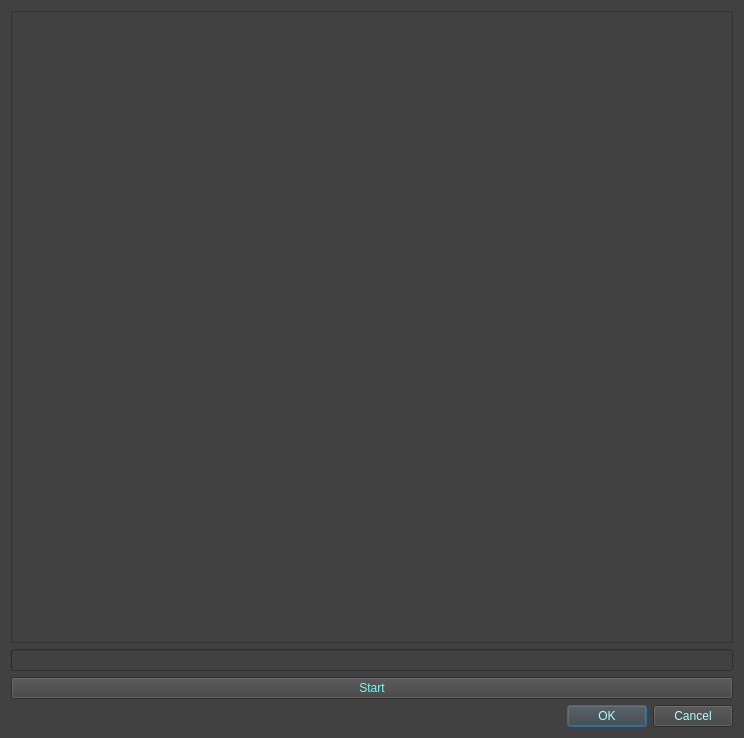
<?xml version="1.0" encoding="UTF-8"?>
<ui version="4.0">
 <class>RegWin</class>
 <widget class="QDialog" name="RegWin">
  <property name="windowModality">
   <enum>Qt::NonModal</enum>
  </property>
  <property name="geometry">
   <rect>
    <x>0</x>
    <y>0</y>
    <width>744</width>
    <height>738</height>
   </rect>
  </property>
  <property name="windowTitle">
   <string>RegMat</string>
  </property>
  <property name="styleSheet">
   <string notr="true">background-color: rgb(65, 65, 65);</string>
  </property>
  <layout class="QVBoxLayout" name="verticalLayout">
   <item>
    <widget class="QFrame" name="frame_main">
     <property name="frameShape">
      <enum>QFrame::StyledPanel</enum>
     </property>
     <property name="frameShadow">
      <enum>QFrame::Raised</enum>
     </property>
    </widget>
   </item>
   <item>
    <widget class="QProgressBar" name="progressBar">
     <property name="maximum">
      <number>100</number>
     </property>
     <property name="textVisible">
      <bool>false</bool>
     </property>
    </widget>
   </item>
   <item>
    <widget class="QPushButton" name="btn_start">
     <property name="cursor">
      <cursorShape>PointingHandCursor</cursorShape>
     </property>
     <property name="styleSheet">
      <string notr="true">color: rgb(110, 255, 251);</string>
     </property>
     <property name="text">
      <string>Start</string>
     </property>
     <property name="flat">
      <bool>false</bool>
     </property>
    </widget>
   </item>
   <item>
    <widget class="QDialogButtonBox" name="buttonBox">
     <property name="cursor">
      <cursorShape>PointingHandCursor</cursorShape>
     </property>
     <property name="styleSheet">
      <string notr="true">color: rgb(170, 255, 255);</string>
     </property>
     <property name="orientation">
      <enum>Qt::Horizontal</enum>
     </property>
     <property name="standardButtons">
      <set>QDialogButtonBox::Cancel|QDialogButtonBox::Ok</set>
     </property>
    </widget>
   </item>
  </layout>
 </widget>
 <resources/>
 <connections>
  <connection>
   <sender>buttonBox</sender>
   <signal>accepted()</signal>
   <receiver>RegWin</receiver>
   <slot>accept()</slot>
   <hints>
    <hint type="sourcelabel">
     <x>248</x>
     <y>254</y>
    </hint>
    <hint type="destinationlabel">
     <x>157</x>
     <y>274</y>
    </hint>
   </hints>
  </connection>
  <connection>
   <sender>buttonBox</sender>
   <signal>rejected()</signal>
   <receiver>RegWin</receiver>
   <slot>reject()</slot>
   <hints>
    <hint type="sourcelabel">
     <x>316</x>
     <y>260</y>
    </hint>
    <hint type="destinationlabel">
     <x>286</x>
     <y>274</y>
    </hint>
   </hints>
  </connection>
 </connections>
</ui>
